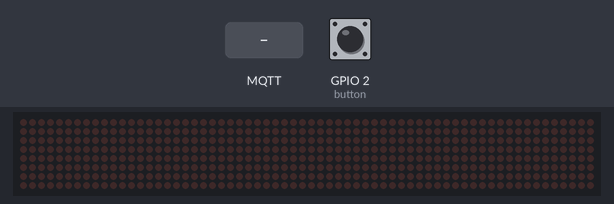
Simulated run of this sketch. Board: ESP8266 (NodeMCU). On the bench: 64×8 LED matrix. The test bench sets the inputs (shaded band); at power-on: GPIO 2 (button) HIGH. WiFi joins after 1.5 s; servers stay silent unless stated; no MQTT or app messages arrive unless stated; what the sketch prints to the serial monitor is not drawn.

Above: at 2.7 s.
2.8 s: MQTT message "1" arrives on the first subscribed topic
At 4.0 s:
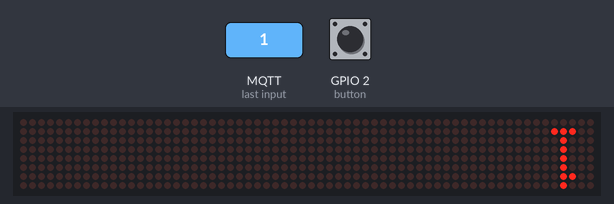
4.3 s: MQTT message "on" arrives on the first subscribed topic
At 5.7 s:
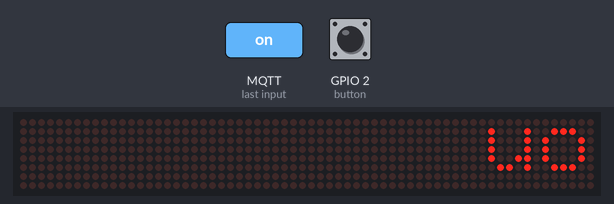
6.8 s: MQTT message "off" arrives on the first subscribed topic
At 8.2 s:
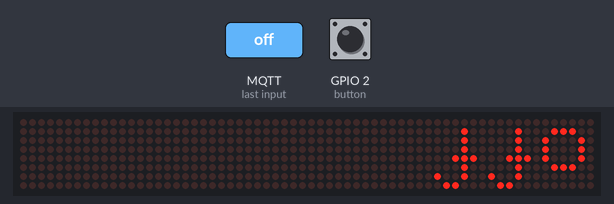
9.3 s: MQTT message "0" arrives on the first subscribed topic
At 11.0 s:
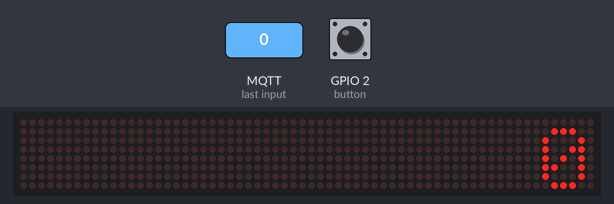
11.8 s: MQTT message "2" arrives on the first subscribed topic
At 13.3 s:
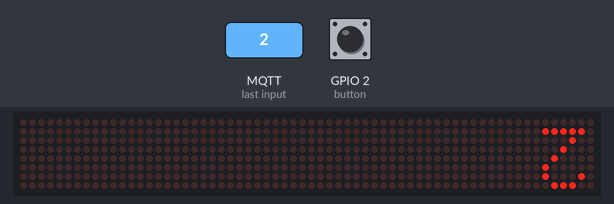
Timing chart, 0 to 14.8 s (numbered marks = the images above; inputs shaded):
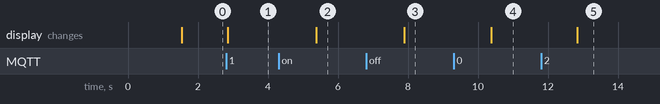

Measured:
- after the input at 2.8 s, the display: changes after 0.05 s (image 1)
- after the input at 4.3 s, the display: changes after 1.1 s (image 2)
- after the input at 6.8 s, the display: changes after 1.1 s (image 3)
- after the input at 9.3 s, the display: changes after 1.1 s (image 4)
- after the input at 11.8 s, the display: changes after 1.0 s (image 5)

The sketch:

LEDMatrix.ino
```cpp
#include "LedControl.h"
#include "font.h"
#include <WiFiClient.h>
#include <ESP8266mDNS.h>
#include <PubSubClient.h>

const char* ssid = "virginmedia0465902";
const char* password = "hunter77";
////MDNSResponder mdns;

String pl; //Somewhere to store the data forthe display?
#define ARRAYCOLS 128
#define NUMARRAYS  8
#define DISPLENGTH 10
// Parameters in LedControl are DIN, CLK, CS
//LedControl lc = LedControl(12, 11, 10, NUMARRAYS);// ARDUINO VERSION
LedControl lc = LedControl(14, 13, 12, NUMARRAYS); //ESP03  Version

/* we always wait a bit between updates of the display */
unsigned long delaytime = 500;

//Button on GPIO 2, pulled high with 470k. Short to ground to register a button press.
int button = 2;

// Update these with values suitable for your network.
byte mac[]    = {  0xDE, 0xED, 0xBA, 0xFE, 0xFE, 0xED };
//IPAddress ip(192.168.0.9);
IPAddress server(192, 168, 0, 8);
//8*************
void callback(char* topic, byte* payload, unsigned int length) {
  pl = ""; //This is a global string because Arduino.
  Serial.print("Message arrived [");
  Serial.print(topic);
  Serial.print("] ");
  for (int i = 0; i < length; i++) {
    Serial.print((char)payload[i]);
    pl += String((char)payload[i]);
  }
  Serial.println();
}

WiFiClient ethClient;
PubSubClient client(ethClient);

void reconnect() {
  // Loop until we're reconnected
  while (!client.connected()) {
    Serial.print("Attempting MQTT connection...");
    // Attempt to connect
    if (client.connect("arduinoClient")) {
      Serial.println("connected");
      // Once connected, publish an announcement...
      client.publish("/control", "/message ready");
      // ... and resubscribe
      client.subscribe("/message");
    } else {
      Serial.print("failed, rc=");
      Serial.print(client.state());
      Serial.println(" try again in 5 seconds");
      // Wait 5 seconds before retrying
      delay(5000);
    }
  }
}

//***************************


void setup() {
  Serial.begin(115200);
  Serial.println("connected");

  /*
    The MAX72XX is in power-saving mode on startup,
    we have to do a wakeup call
  */
  for (int devices = 0; devices < NUMARRAYS; devices++)
  {
    lc.shutdown(devices, false);

    /* Set the brightness to a medium values */
    lc.setIntensity(devices, NUMARRAYS);
    /* and clear the display */
    lc.clearDisplay(devices);
  }
  WiFi.begin(ssid, password);
  while (WiFi.status() != WL_CONNECTED) {
    delay(500);
    Serial.print(".");
  }//*/

  client.setServer(server, 1883);
  client.setCallback(callback);
  pinMode(button, INPUT);
}

void printChar(String row1Data) {

  /* ****************************************************
    Build up the text that you want to write to the screen
    into a buffer, made up of ARRAYCOLS chars (corresponding to a
    column each).
    Then write the buffer out to the display, reconfiguring
    it as appropriate for the display layout.

    TODO: NEEDS SOME VALIDATION TO PREVENT BUFFER OVERFLOW
  **************************************************** */

  char buf[ARRAYCOLS];
  int c, i, count;
  int array, col;

  //Initialise the buffer so it's all zeros when we begin
  memset(buf, 0, sizeof(buf));

  count = 0; //counter for the current buffer position
  //String row1Data = "test";
  //For each character
  for (int index = 0; index < row1Data.length(); index++) {
    c = row1Data.charAt(index);
    for (int i = 0; i < 6; i++) { //For each column within a character
      if (count > ARRAYCOLS) {
        break;  //Once there are more columns than in the LED array, stop writing. This is to stop a crasher on ESP03
      }
      buf[count] =  pgm_read_byte(&ASCII[(int)c][i]); //We're bit-shifting the data in one column at a time
      count++;
    }


  }
  //Once the buffer is full, write the data out to the LED array
  //There are 64 columns, so do a modulus%8 of the current index in the buffer. The mod is the array number and the remainder is the column.
  for (int i = 0; i < ARRAYCOLS; i++) {
    array = i / 8;
    col = 7 - (i % 8); //The column order is the reverse of the display order, so need to reverse it here by subtracting from 7.
    //i.e. col7 needs to be sent as col 1, etc.
    lc.setColumn(array, col, buf[i]);
  }
}


void loop() {
  int pos;


  //If there's a message that's longer than the display length, we'll scroll through it once, then display the first few characters on the display until it's updated again.
  //This means that you'll need to handle this case on the MQTT server end (probably within NodeRed, or whatever)
  if (pl.length() > DISPLENGTH) {
    pos = DISPLENGTH;
    Serial.println("Scrolling...");

    while (pos <= pl.length()) {
      printChar(pl.substring(pos - DISPLENGTH, pos));
      pos++;
      delay(500);
    }
    delay(1000);
    pl = pl.substring(0, DISPLENGTH); //Do this so that a long string can't prevent the pl from being updated. A long strng could cause the code to be stuck in this loop for ages because the window where a new string can be sent is very whort.

  }

  printChar(pl);  //str(payload) should return a string from the payload, assuming that the payload is null terminated...


  //If there's a button press, send a message to tell the broker that it's happened. A decision about what that means will be made there...
  int inputButton = digitalRead(button);

  if (inputButton == 0) {
    client.publish("/buffer", "button");  //Publish that a button was pressed, and signal it to the buffer workflow in Nodered.
  } else {
    Serial.println("buttonUp");
  }

  delay(1000);
  //  for (int devices = 0; devices < NUMARRAYS; devices++) {
  //    lc.clearDisplay(devices);
  //  }
  Serial.println("Main Loop");
  if (!client.connected()) {
    reconnect();
  }
  client.loop();
}
```

Source omitted: font.h (data table, 4896 bytes)
